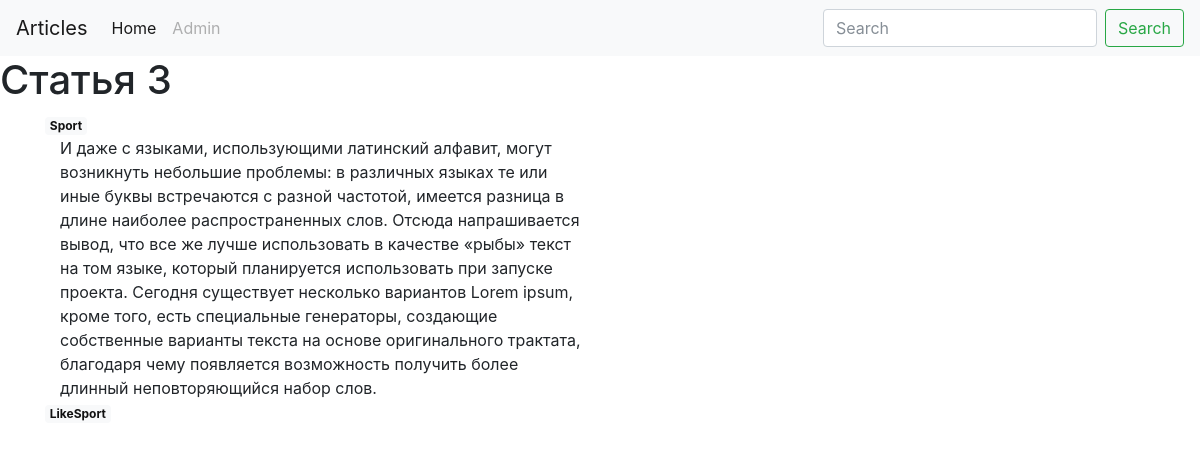
Screenshot of /articles/Cтатья-3 (signed in) with the database file from the repository.
### models.py (models this page shows, shortened)
class Post(db.Model):
    id = db.Column(db.Integer, primary_key = True)
    title = db.Column(db.String(140))
    slug = db.Column(db.String(140), unique=True)
    body = db.Column(db.Text)
    timestamp = db.Column(db.DateTime, default=datetime.utcnow)
    authors = db.relationship('User', secondary=authors_join, lazy='joined',
                              backref=db.backref('posts',
                                                 lazy='dynamic'))
    tags = db.relationship('Tag', secondary=post_tags,
                           backref= db.backref('posts',
                                               lazy='dynamic'))#определяем тип возвразаемых данных

class Tag(db.Model):
    id = db.Column(db.Integer, primary_key = True)
    name = db.Column(db.String(100))
    slug = db.Column(db.String(100))

class User(db.Model, UserMixin):
    id = db.Column(db.Integer, primary_key=True)
    nickname = db.Column(db.String(64), index=True, unique=True)
    email = db.Column(db.String(100), unique=True)
    password = db.Column(db.String(255))
    active = db.Column(db.Boolean())
    roles = db.relationship('Role', secondary=roles_users, backref=db.backref('user', lazy='dynamic'))

### posts/blueprint.py (the view)
@posts.route('/<slug>')
def post_detail(slug):
    post = Post.query.filter(Post.slug==slug).first_or_404()
    tags = post.tags
    return render_template('posts/post_detail.html', post=post, tags=tags)

### posts/templates/posts/post_detail.html (shortened to what this page needs)
{% extends 'base.html' %}
{% block content_title %}
    <h1>
        {{ post.title }}
    </h1>
{% endblock %}
{% block content %}
    <div class="tags">
    {% for tag in tags %}
        <a href="{{ url_for('posts.tag_detail', slug=tag.slug) }}">
            <span class="badge badge-light">{{ tag.name }}</span>
        </a>
    {% endfor %}
    </div>
    <div class="col-md-offset-3 col-md-6">
    {{ post.body }}
    </div>
    {% for author in post.authors %}
        <a href="{{ url_for('posts.author_detail', id=author.id) }}">
            <span class="badge badge-light">{{ author.nickname }}</span>
        </a>
    {% endfor %}
{% endblock %}

### rows the page displays
Post: title "Cтатья 3", body "И даже с языками, использующими латинский алфавит, могут возникнуть небольшие проблемы: в различных языках те или иные буквы встречаются с разной частотой, имеется разница в длине наиболее распространенных слов. Отсюда напрашивается вывод, что все же лучше использовать в качестве «рыбы» текст на том языке, который планируется использовать при запуске проекта. Сегодня существует несколько вариантов Lorem ipsum, кроме того, есть специальные генераторы, создающие собственные варианты текста на основе оригинального трактата, благодаря чему появляется возможность получить более длинный неповторяющийся набор слов."
Tag: name "Sport"
User: nickname "LikeSport"
